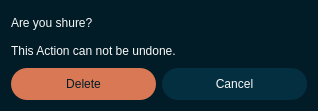
<?xml version="1.0" encoding="UTF-8"?>
<ui version="4.0">
 <class>Dialog</class>
 <widget class="QDialog" name="Dialog">
  <property name="geometry">
   <rect>
    <x>0</x>
    <y>0</y>
    <width>318</width>
    <height>111</height>
   </rect>
  </property>
  <property name="windowTitle">
   <string>Dialog</string>
  </property>
  <property name="styleSheet">
   <string notr="true">QDialog {
    background-color: #011C26; 
}

QWidget {	
	font: 13pt &quot;Helvetica&quot;;
    color: #F9F9F9;
}

QLabel[class=label] {	
	font: 10pt;
    color: #F9F9F9;
}

QWidget[class=container] {	
    background: #042F40;
	border-radius: 10pxx
}

QLabel[class=hint] {
	color: #799582;
}

QLabel[class=title] {
	font: 700 24pt;
}

QLineEdit{
	background-color: #011C26;
	border: none;
	border-radius: 6px;
	
}

/* --- Main Box --- */
QComboBox {
    background-color: #011C26;
    border: none;
    border-radius: 6px;
    padding: 5px 10px;
    color: #F9F9F9;
    /* This helps selection color in some styles */
    selection-background-color: #011C26; 
}

/* --- The Dropdown Frame --- */
/* We target QListView specifically to override Mac defaults */
QComboBox QListView {
    background-color: #011C26;
    border: 1px solid #042F40; /* Your custom border */
    outline: 0px; /* Removes the dotted/blue focus line */
    padding: 0px;
}



/* --- The Arrow Button Area --- */
QComboBox::drop-down {
    subcontrol-origin: padding;
    subcontrol-position: top right;
    width: 24px;
    border-left: 1px solid #042F40; /* Optional: adds a separator */
    border-top-right-radius: 6px;
    border-bottom-right-radius: 6px;
}

QComboBox::down-arrow {
    image: url(:/icons/icons/down.svg);
    width: 10px;
    height: 10px;
}

/* --- Main Spinbox Styling (Applies to both) --- */
QSpinBox, QDoubleSpinBox {
    background-color: #011C26;
    border: none;
    border-radius: 6px;
    color: #F9F9F9;
    padding: 5px 10px;
    padding-right: 15px; 
}

/* --- The Button Container Areas --- */
QSpinBox::up-button, QDoubleSpinBox::up-button {
    subcontrol-origin: border;
    subcontrol-position: top right;
    width: 25px;
    
    border-left: 1px solid #042F40;
    border-top-right-radius: 6px;
    border-bottom: 1px solid #042F40;
    
    background-color: #011C26;
}

QSpinBox::down-button, QDoubleSpinBox::down-button {
    subcontrol-origin: border;
    subcontrol-position: bottom right;
    width: 25px;
    
    border-left: 1px solid #042F40;
    border-bottom-right-radius: 6px;
    
    background-color: #011C26;
}

/* --- Hover Effects --- */
QSpinBox::up-button:hover, QDoubleSpinBox::up-button:hover,
QSpinBox::down-button:hover, QDoubleSpinBox::down-button:hover, QComboBox::drop-down:hover {
    background-color: #042F40;
}

/* --- The Arrow Icons --- */
/* (Assuming you are using the CSS Arrow hack from before. 
   If using images, replace these with your image: url(...) code) */

QSpinBox::up-arrow, QDoubleSpinBox::up-arrow {
    image: url(:/icons/icons/up.svg); /* You need to create this file */
    width: 10px;
    height: 10px;
}

QSpinBox::down-arrow, QDoubleSpinBox::down-arrow {
    image: url(:/icons/icons/down.svg); /* You need to create this file */
    width: 10px;
    height: 10px;
}

QToolButton {
    background-color: #032F40; 
    border-radius: 16px;       
    border: none;
    text-align: center;
}

QToolButton:hover {
    background-color: #314250; 
}

QToolButton:pressed {
    background-color: #032F40;
}

QPushButton {
	color: #011C26;
	border-radius: 16px;
}

QPushButton#b_cancel {
	background-color: #042F40;
	color: #F9F9F9
}

QPushButton#b_delete {
	background-color: #D97855
}</string>
  </property>
  <layout class="QVBoxLayout" name="verticalLayout">
   <item>
    <widget class="QLabel" name="label">
     <property name="text">
      <string>Are you shure?</string>
     </property>
     <property name="class" stdset="0">
      <string>title</string>
     </property>
    </widget>
   </item>
   <item>
    <widget class="QLabel" name="l_content">
     <property name="text">
      <string>This Action can not be undone.</string>
     </property>
    </widget>
   </item>
   <item>
    <layout class="QHBoxLayout" name="horizontalLayout">
     <item>
      <widget class="QPushButton" name="b_delete">
       <property name="minimumSize">
        <size>
         <width>32</width>
         <height>32</height>
        </size>
       </property>
       <property name="maximumSize">
        <size>
         <width>16777215</width>
         <height>32</height>
        </size>
       </property>
       <property name="text">
        <string>Delete</string>
       </property>
       <property name="icon">
        <iconset resource="resources.qrc">
         <normaloff>:/icons/icons/Delete_dark.svg</normaloff>:/icons/icons/Delete_dark.svg</iconset>
       </property>
      </widget>
     </item>
     <item>
      <widget class="QPushButton" name="b_cancel">
       <property name="sizePolicy">
        <sizepolicy hsizetype="Preferred" vsizetype="Fixed">
         <horstretch>0</horstretch>
         <verstretch>0</verstretch>
        </sizepolicy>
       </property>
       <property name="minimumSize">
        <size>
         <width>32</width>
         <height>32</height>
        </size>
       </property>
       <property name="maximumSize">
        <size>
         <width>16777215</width>
         <height>32</height>
        </size>
       </property>
       <property name="text">
        <string>Cancel</string>
       </property>
       <property name="icon">
        <iconset resource="resources.qrc">
         <normaloff>:/icons/icons/Cancel.svg</normaloff>:/icons/icons/Cancel.svg</iconset>
       </property>
      </widget>
     </item>
    </layout>
   </item>
  </layout>
 </widget>
 <resources>
  <include location="resources.qrc"/>
 </resources>
 <connections>
  <connection>
   <sender>b_delete</sender>
   <signal>clicked()</signal>
   <receiver>Dialog</receiver>
   <slot>accept()</slot>
   <hints>
    <hint type="sourcelabel">
     <x>79</x>
     <y>82</y>
    </hint>
    <hint type="destinationlabel">
     <x>84</x>
     <y>187</y>
    </hint>
   </hints>
  </connection>
  <connection>
   <sender>b_cancel</sender>
   <signal>clicked()</signal>
   <receiver>Dialog</receiver>
   <slot>reject()</slot>
   <hints>
    <hint type="sourcelabel">
     <x>251</x>
     <y>90</y>
    </hint>
    <hint type="destinationlabel">
     <x>254</x>
     <y>149</y>
    </hint>
   </hints>
  </connection>
 </connections>
</ui>
